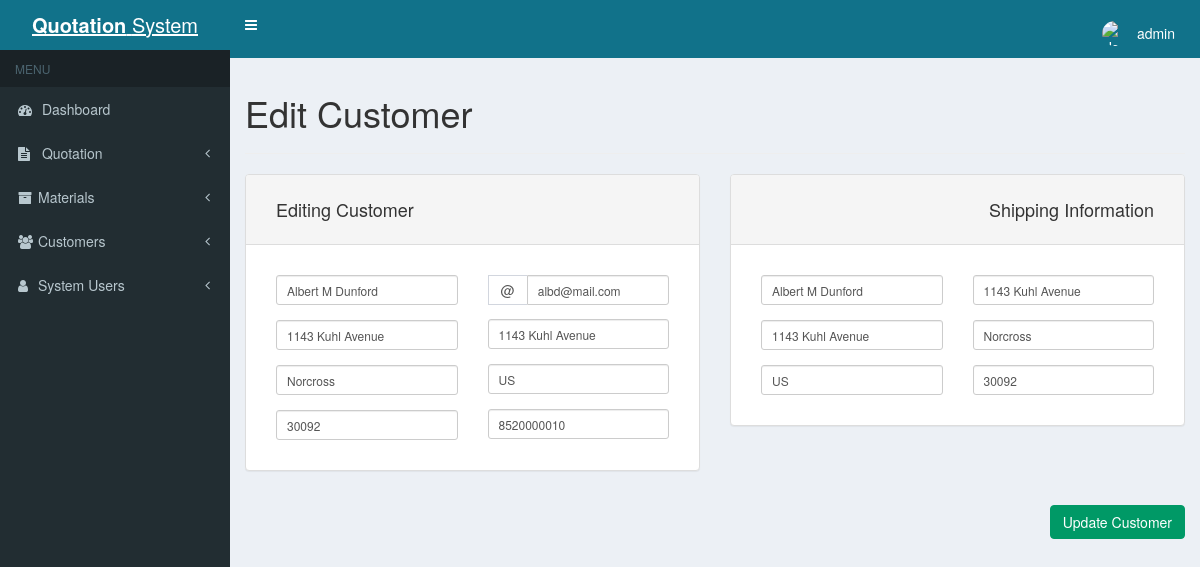
Page /customer-edit.php?id=54 (signed in) on the committed database.
### tables this page shows
CREATE TABLE `store_customers` (
  `id` int(11) NOT NULL,
  `name` varchar(255) NOT NULL,
  `email` varchar(255) NOT NULL,
  `address_1` varchar(255) NOT NULL,
  `address_2` varchar(255) NOT NULL,
  `town` varchar(255) NOT NULL,
  `county` varchar(255) NOT NULL,
  `postcode` varchar(255) NOT NULL,
  `phone` varchar(100) NOT NULL,
  `name_ship` varchar(255) NOT NULL,
  `address_1_ship` varchar(255) NOT NULL,
  `address_2_ship` varchar(255) NOT NULL,
  `town_ship` varchar(255) NOT NULL,
  `county_ship` varchar(255) NOT NULL,
  `postcode_ship` varchar(255) NOT NULL
);

### customer-edit.php (the view, shortened to what this page needs)
<?php
include('header.php');
$getID = $_GET['id'];
$mysqli = new mysqli(DATABASE_HOST, DATABASE_USER, DATABASE_PASS, DATABASE_NAME);
$query = "SELECT * FROM store_customers WHERE id = '" . $mysqli->real_escape_string($getID) . "'";
$result = mysqli_query($mysqli, $query);
if($result) {
	while ($row = mysqli_fetch_assoc($result)) {
		$customer_name = $row['name'];
		$customer_email = $row['email'];
		$customer_address_1 = $row['address_1'];
		$customer_address_2 = $row['address_2'];
		$customer_town = $row['town'];
		$customer_county = $row['county'];
		$customer_postcode = $row['postcode'];
		$customer_phone = $row['phone'];
		$customer_name_ship = $row['name_ship'];
		$customer_address_1_ship = $row['address_1_ship'];
		$customer_address_2_ship = $row['address_2_ship'];
		$customer_town_ship = $row['town_ship'];
		$customer_county_ship = $row['county_ship'];
		$customer_postcode_ship = $row['postcode_ship'];
	}
}
?>
<h1>Edit Customer</h1>
<hr>
<form method="post" id="update_customer">
	<div class="row">
		<div class="col-xs-6">
			<div class="panel panel-default">
				<div class="panel-heading">
					<h4>Editing Customer</h4>
				</div>
				<div class="panel-body form-group form-group-sm">
					<div class="row">
						<div class="col-xs-6">
							<div class="form-group">
								<input type="text" class="form-control margin-bottom copy-input required" name="customer_name" id="customer_name" placeholder="Enter name" tabindex="1" value="<?php echo $customer_name; ?>">
							</div>
							<div class="form-group">
								<input type="text" class="form-control margin-bottom copy-input required" name="customer_address_1" id="customer_address_1" placeholder="Address 1" tabindex="3" value="<?php echo $customer_address_1; ?>">
							</div>
							<div class="form-group">
								<input type="text" class="form-control margin-bottom copy-input required" name="customer_town" id="customer_town" placeholder="Town" tabindex="5" value="<?php echo $customer_town; ?>">
							</div>
							<div class="form-group no-margin-bottom">
								<input type="text" class="form-control copy-input required" name="customer_postcode" id="customer_postcode" placeholder="Postcode" tabindex="7" value="<?php echo $customer_postcode; ?>">
							</div>
						</div>
						<div class="col-xs-6">
							<div class="input-group float-right margin-bottom">
								<span class="input-group-addon">@</span>
								<input type="email" class="form-control copy-input required" name="customer_email" id="customer_email" placeholder="E-mail address" aria-describedby="sizing-addon1" tabindex="2" value="<?php echo $customer_email; ?>">
							</div>
						    <div class="form-group">
						    	<input type="text" class="form-control margin-bottom copy-input" name="customer_address_2" id="customer_address_2" placeholder="Address 2" tabindex="4" value="<?php echo $customer_address_2; ?>">
						    </div>
						    <div class="form-group">
						    	<input type="text" class="form-control margin-bottom copy-input required" name="customer_county" id="customer_county" placeholder="County" tabindex="6" value="<?php echo $customer_county; ?>">
						    </div>
						    <div class="form-group no-margin-bottom">
						    	<input type="text" class="form-control required" name="customer_phone" id="invoice_phone" placeholder="Phone number" tabindex="8" value="<?php echo $customer_phone; ?>">
							</div>
						</div>
					</div>
				</div>
			</div>
		</div>
		<div class="col-xs-6 text-right">
			<div class="panel panel-default">
				<div class="panel-heading">
					<h4>Shipping Information</h4>
				</div>
				<div class="panel-body form-group form-group-sm">
					<div class="row">
						<div class="col-xs-6">
							<div class="form-group">
								<input type="text" class="form-control margin-bottom required" name="customer_name_ship" id="customer_name_ship" placeholder="Enter name" tabindex="9" value="<?php echo $customer_name_ship; ?>">
							</div>
							<div class="form-group">
								<input type="text" class="form-control margin-bottom" name="customer_address_2_ship" id="customer_address_2_ship" placeholder="Address 2" tabindex="11" value="<?php echo $customer_address_2_ship; ?>">
							</div>
							<div class="form-group no-margin-bottom">
								<input type="text" class="form-control required" name="customer_county_ship" id="customer_county_ship" placeholder="County" tabindex="13" value="<?php echo $customer_county_ship; ?>">
							</div>
						</div>
						<div class="col-xs-6">
							<div class="form-group">
						    	<input type="text" class="form-control margin-bottom required" name="customer_address_1_ship" id="customer_address_1_ship" placeholder="Address 1" tabindex="10" value="<?php echo $customer_address_1_ship; ?>">
							</div>
							<div class="form-group">
								<input type="text" class="form-control margin-bottom required" name="customer_town_ship" id="customer_town_ship" placeholder="Town" tabindex="12" value="<?php echo $customer_town_ship; ?>">
						    </div>
						    <div class="form-group no-margin-bottom">
						    	<input type="text" class="form-control required" name="customer_postcode_ship" id="customer_postcode_ship" placeholder="Postcode" tabindex="14" value="<?php echo $customer_postcode_ship; ?>">
							</div>
						</div>
					</div>
				</div>
			</div>
		</div>
	</div>
	<div class="row">
		<div class="col-xs-12 margin-top btn-group">
			<input type="submit" id="action_update_customer" class="btn btn-success float-right" value="Update Customer" data-loading-text="Updating...">
		</div>
	</div>
</form>
<?php
	include('footer.php');
?>

### css/styles.css (style rules this page uses)
body { padding: 0; background-color: #11728a; }
.btn-success { background-color: #009966; border-color: #009966; }
.panel-body { padding: 30px 30px 15px 30px; }
.panel-heading { padding: 15px 30px 15px 30px; }
.float-right { float: right !important; }
.margin-bottom { margin-bottom: 1em; }
.margin-top { margin-top: 1em; }
.no-margin-bottom { margin-bottom: 0; }

### rows in the picture
store_customers: customer_name "Albert M Dunford", customer_address_1 "1143 Kuhl Avenue", customer_town "Norcross", customer_postcode "30092", customer_email "albd@mail.com", customer_address_2 "1143 Kuhl Avenue", customer_county "US", customer_phone "8520000010", customer_name_ship "Albert M Dunford", customer_address_2_ship "1143 Kuhl Avenue", customer_county_ship "US", customer_address_1_ship "1143 Kuhl Avenue", customer_town_ship "Norcross", customer_postcode_ship "30092"

### other values in the picture
$_SESSION['login_username'] "admin"
